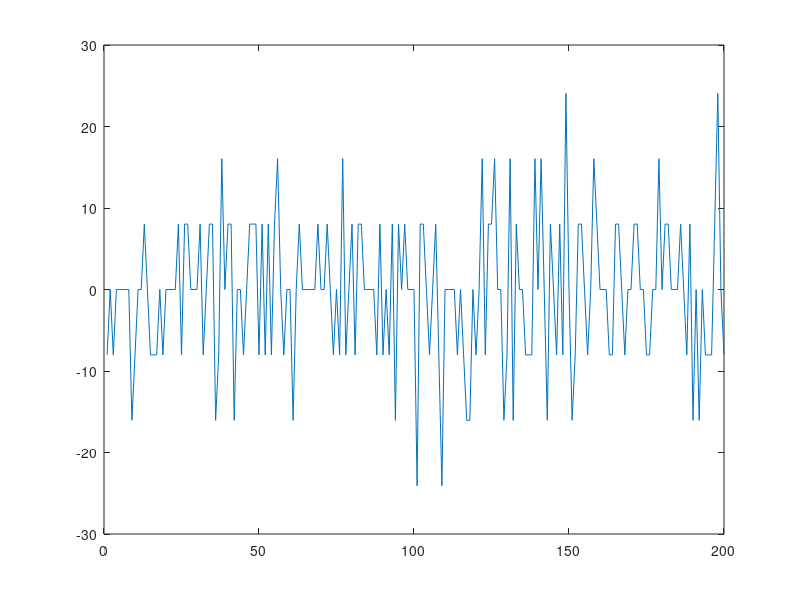

Source code (MATLAB):
%Senior Design ECE457 Project Group 9
%Fall 2019
clear all; clc; clf;



N = 200;
ambientmin = 30;
ambientmax = 60;
amb4 = (ambientmax - ambientmin)*randn*1.72;
DataMat = zeros(1,N); %Predefine Data Matrix

for k=1:N
    
    
    DataMat = amb4*round(randn(1,N));

end
DataMat %Print Data Matrix to command window



AveAmb = mean(DataMat(:,1)); %Calculate Averages

StdAmb = std(DataMat(:,1)); %Calculate Standard Deviation

plot(DataMat)

